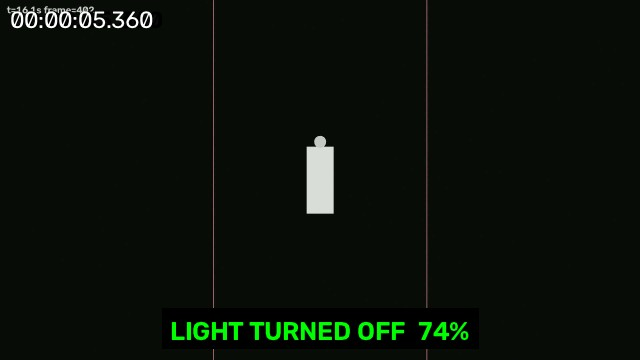
#> input picture backend/test_thumb.jpg, 640 x 360 px; its folder holds only this picture in this run
$ python -i low_light.py   (imports and definitions only)   (older library calls are emulated)
#> lines starting #> are read from the running program, lines starting #| are printed output that depends on the picture
#> in preprocess_frame_from_path, frame is the input picture: shape (360, 640, 3); mean B, G, R 9.2, 17.1, 10.3
### backend/app/utils/quality_analyzer.py
"""
Video Frame Quality Analyzer — TCE Accuracy Overhaul v1.0.1.

Classifies each video frame into one of four quality classes:
  NORMAL           — adequate illumination, proceed with standard detection
  LOW_LIGHT        — dim but usable; apply CLAHE preprocessing
  VERY_LOW_LIGHT   — very dark; apply CLAHE + gamma correction
  UNUSABLE         — too dark or too blurry for reliable detection; skip or flag

Computed per-frame metrics:
  mean_luminance    — mean pixel brightness (0–255)
  luminance_std     — std dev of pixel luminance (contrast proxy)
  blur_score        — Laplacian variance (high = sharp, low = blurry)
  dark_pixel_ratio  — fraction of pixels with luminance < 30
  histogram_spread  — p95 − p5 of luminance histogram (dynamic range)

Design principles:
  - Thresholds are configurable (not magic numbers buried in conditionals).
  - Enhanced frames record their preprocessing_mode so detection results are
    attributable to the right preprocessing step.
  - UNUSABLE frames are flagged for skip_detection rather than forcing YOLO
    to run on garbage input (which generates high-confidence false positives).
  - Does NOT chain all enhancements blindly — each step is conditional.

Why this matters (Scenarios B, C from the overhaul spec):
  YOLO's default confidence calibration assumes well-lit, high-contrast frames.
  On dark frames, YOLO may miss people entirely OR produce spurious detections
  from noise patterns. Classifying frames first lets us apply targeted
  preprocessing only where needed, and report honest confidence degradation.

Branch: experiment/v1.0.1-accuracy-overhaul
"""

from __future__ import annotations

import logging
from dataclasses import dataclass, field
from enum import Enum
from typing import Optional

import numpy as np

logger = logging.getLogger(__name__)


# ---------------------------------------------------------------------------
# Quality Classification
# ---------------------------------------------------------------------------

class QualityClass(str, Enum):
    """Frame quality classification."""
    NORMAL          = "normal"
    LOW_LIGHT       = "low_light"
    VERY_LOW_LIGHT  = "very_low_light"
    UNUSABLE        = "unusable"


@dataclass
class QualityThresholds:
    """
    Configurable thresholds for quality classification.

    All values are defaults tuned empirically for indoor CCTV footage.
    Override by passing a custom instance to analyze_frame() / analyze_video_quality().
    """
    # UNUSABLE: either too blurry OR too dark to trust any detection
    unusable_blur_score: float      = 15.0   # Laplacian variance below this = blurry
    unusable_luminance: float       = 5.0    # Mean luminance below this = nearly black

    # VERY_LOW_LIGHT: very dark — applies CLAHE + gamma
    very_low_light_luminance: float = 30.0   # Mean luminance
    very_low_light_dark_ratio: float = 0.60  # Fraction of pixels below 30 luma

    # LOW_LIGHT: dim but usable — applies CLAHE only
    low_light_luminance: float      = 60.0
    low_light_dark_ratio: float     = 0.30


DEFAULT_THRESHOLDS = QualityThresholds()


@dataclass
class FrameQuality:
    """
    Quality analysis result for a single video frame.

    Fields:
        frame_number:     Frame index in the original video.
        timestamp_ms:     Timestamp in milliseconds.
        mean_luminance:   Mean pixel luminance [0, 255].
        luminance_std:    Standard deviation of luminance (contrast proxy).
        blur_score:       Laplacian variance. Higher = sharper.
        dark_pixel_ratio: Fraction of pixels with luminance < 30.
        histogram_spread: p95 − p5 of luminance values (dynamic range).
        quality_class:    Classification (NORMAL/LOW_LIGHT/VERY_LOW_LIGHT/UNUSABLE).
        recommended_preprocessing: Preprocessing mode string for low_light.py.
    """
    frame_number: int
    timestamp_ms: float
    mean_luminance: float
    luminance_std: float
    blur_score: float
    dark_pixel_ratio: float
    histogram_spread: float
    quality_class: QualityClass
    recommended_preprocessing: str   # 'off' | 'clahe' | 'clahe_gamma'

    # [4 lines left out: function skip_detection_recommended, not called in this run]


@dataclass
class VideoQualityReport:
    """
    Aggregate quality report for an entire video (or video segment).

    Generated by analyze_video_quality() after processing all frames.
    Stored in context.metadata["video_quality_report"] by S04.
    """
    total_frames: int
    dominant_quality_class: QualityClass
    mean_luminance: float
    mean_blur_score: float
    low_light_ratio: float        # Fraction of frames classified LOW_LIGHT
    very_low_light_ratio: float   # Fraction of frames classified VERY_LOW_LIGHT
    unusable_ratio: float         # Fraction of frames classified UNUSABLE
    recommended_preprocessing: str  # Suggested global preprocessing mode
    per_frame: list[FrameQuality] = field(default_factory=list)

    # [12 lines left out: function summary_dict, not called in this run]


# ---------------------------------------------------------------------------
# Per-frame analysis
# ---------------------------------------------------------------------------

def analyze_frame(
    frame_bgr: np.ndarray,
    frame_number: int = 0,
    timestamp_ms: float = 0.0,
    thresholds: QualityThresholds = DEFAULT_THRESHOLDS,
) -> FrameQuality:
    """
    Analyze a single BGR frame (numpy array) and return its FrameQuality.

    Args:
        frame_bgr:     OpenCV BGR frame as uint8 numpy array (H, W, 3).
        frame_number:  Frame index for logging.
        timestamp_ms:  Timestamp for this frame.
        thresholds:    Classification thresholds (use DEFAULT_THRESHOLDS or override).

    Returns:
        FrameQuality with all metrics computed and quality_class assigned.
    """
#> called with frame_number = 0, timestamp_ms = 0
    if frame_bgr is None or frame_bgr.size == 0:
        return FrameQuality(
            frame_number=frame_number,
            timestamp_ms=timestamp_ms,
            mean_luminance=0.0,
            luminance_std=0.0,
            blur_score=0.0,
            dark_pixel_ratio=1.0,
            histogram_spread=0.0,
            quality_class=QualityClass.UNUSABLE,
            recommended_preprocessing="off",
        )

    # Convert to grayscale (ITU-R 601 weights via OpenCV default)
    try:
        import cv2
        gray = cv2.cvtColor(frame_bgr, cv2.COLOR_BGR2GRAY).astype(np.float32)
    except Exception:
        # Fallback: manual luma conversion
        b = frame_bgr[:, :, 0].astype(np.float32)
        g = frame_bgr[:, :, 1].astype(np.float32)
        r = frame_bgr[:, :, 2].astype(np.float32)
        gray = 0.114 * b + 0.587 * g + 0.299 * r

    # 1. Mean luminance and std (contrast proxy)
    mean_lum = float(gray.mean())
#> mean_lum = 14.32
    lum_std  = float(gray.std())
#> lum_std = 27.84

    # 2. Blur score — Laplacian variance
    #    High = lots of edges = sharp; Low = smooth = blurry or featureless
    try:
        import cv2
        lap = cv2.Laplacian(gray.astype(np.uint8), cv2.CV_64F)
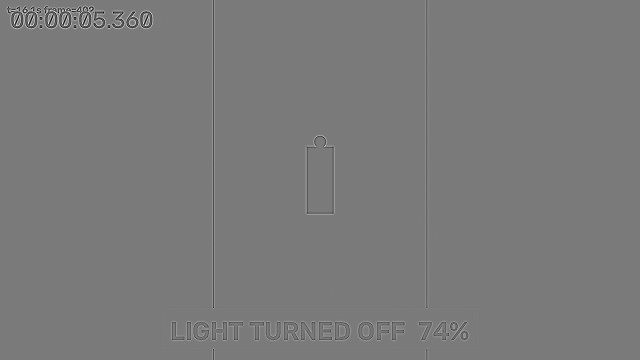
#> lap: shape (360, 640) float64; min -537, max 578, mean 0; drawn with min black and max white
        blur_score = float(lap.var())
#> blur_score = 714.9
    except Exception:
        # Manual 3×3 Laplacian kernel
        kernel = np.array([[0, 1, 0], [1, -4, 1], [0, 1, 0]], dtype=np.float32)
        from scipy.signal import convolve2d
        lap = convolve2d(gray, kernel, mode="same")
        blur_score = float(np.var(lap))

    # 3. Dark pixel ratio — fraction with luminance < 30
    dark_pixel_ratio = float((gray < 30).sum()) / float(gray.size)
#> dark_pixel_ratio = 0.967

    # 4. Histogram spread — p95 minus p5 (dynamic range indicator)
    p5  = float(np.percentile(gray, 5))
#> p5 = 9
    p95 = float(np.percentile(gray, 95))
#> p95 = 11
    histogram_spread = p95 - p5
#> histogram_spread = 2

    # 5. Classify
    quality_class, preprocessing = _classify(
        mean_lum, blur_score, dark_pixel_ratio, thresholds
    )
#> quality_class = <QualityClass.VERY_LOW_LIGHT: 'very_low_light'>; preprocessing = 'clahe_gamma'

    return FrameQuality(
        frame_number=frame_number,
        timestamp_ms=timestamp_ms,
        mean_luminance=round(mean_lum, 2),
        luminance_std=round(lum_std, 2),
        blur_score=round(blur_score, 2),
        dark_pixel_ratio=round(dark_pixel_ratio, 4),
        histogram_spread=round(histogram_spread, 2),
        quality_class=quality_class,
        recommended_preprocessing=preprocessing,
    )


# [21 lines left out: function analyze_frame_from_path, not called in this run]


def _classify(
    mean_lum: float,
    blur_score: float,
    dark_pixel_ratio: float,
    t: QualityThresholds,
) -> tuple[QualityClass, str]:
    """
    Return (QualityClass, preprocessing_mode) given computed metrics.

    Priority: UNUSABLE checked first (worst case), then VERY_LOW_LIGHT, then LOW_LIGHT.
    """
    # UNUSABLE: below minimum usable quality
    if blur_score < t.unusable_blur_score or mean_lum < t.unusable_luminance:
        return QualityClass.UNUSABLE, "off"

    # VERY_LOW_LIGHT: very dark scene
    if mean_lum < t.very_low_light_luminance and dark_pixel_ratio >= t.very_low_light_dark_ratio:
        return QualityClass.VERY_LOW_LIGHT, "clahe_gamma"

    # LOW_LIGHT: dim but usable
    if mean_lum < t.low_light_luminance and dark_pixel_ratio >= t.low_light_dark_ratio:
        return QualityClass.LOW_LIGHT, "clahe"

    return QualityClass.NORMAL, "off"


# ---------------------------------------------------------------------------
# Video-level analysis
# ---------------------------------------------------------------------------

# [104 lines left out: function analyze_video_quality, not called in this run]

### backend/app/utils/low_light.py
"""
Low-Light Frame Preprocessor — TCE Accuracy Overhaul v1.0.1.

Applies quality-aware preprocessing BEFORE YOLO inference.
Mode is selected based on FrameQuality.quality_class from quality_analyzer.py.

Preprocessing strategy (per quality class):
  NORMAL           → no preprocessing (frame returned unchanged)
  LOW_LIGHT        → CLAHE on L-channel in LAB color space
  VERY_LOW_LIGHT   → CLAHE on L-channel + gamma correction (gamma=1.8)
  UNUSABLE         → no preprocessing + skip_detection=True

Why CLAHE instead of simple brightness boost?
  Simple boost (add constant): amplifies noise uniformly. On dark CCTV with
  sensor noise, this creates a snowstorm of false high-frequency detail.
  CLAHE (Contrast Limited Adaptive Histogram Equalization): equalizes contrast
  locally in small tiles (clipLimit prevents over-amplification), improving
  person silhouette visibility without noise explosion.

Why LAB color space for CLAHE?
  Applying CLAHE directly to BGR channels shifts color balance (a bright red
  becomes a very different color). In LAB, L is the luminance channel. Applying
  CLAHE only to L preserves the original hue and saturation while boosting
  perceptual contrast.

Why gamma correction?
  CLAHE is a local operation — it improves local contrast but may leave
  the global image dark. Gamma correction (gamma > 1.0 brightens the image)
  applies a global tone curve. For VERY_LOW_LIGHT, gamma=1.8 lifts mid-tones
  to the range where YOLO's feature extractors are most sensitive.

What we do NOT do:
  - We do not apply denoising (too slow for real-time, can smear edges)
  - We do not apply deep learning enhancement models (too much overhead)
  - We do not blindly apply enhancement to every frame (wastes GPU cycles
    and can make normal frames worse)

Branch: experiment/v1.0.1-accuracy-overhaul
"""

from __future__ import annotations

import logging
from dataclasses import dataclass

import numpy as np

from app.utils.quality_analyzer import FrameQuality, QualityClass

logger = logging.getLogger(__name__)


@dataclass
class PreprocessedFrame:
    """
    Result of low-light preprocessing for a single frame.

    Fields:
        frame:               Preprocessed BGR numpy array (same shape as input).
        preprocessing_mode:  One of 'off', 'clahe', 'clahe_gamma'.
        skip_detection:      True if frame quality is UNUSABLE and inference should
                             be skipped. Caller should log the skip and continue.
        quality_class:       Original quality classification from the analyzer.
        original_mean_lum:   Mean luminance of the original frame (for logging).
        enhanced_mean_lum:   Mean luminance after preprocessing (0.0 if skip_detection).
    """
    frame: np.ndarray
    preprocessing_mode: str
    skip_detection: bool
    quality_class: QualityClass
    original_mean_lum: float
    enhanced_mean_lum: float


# ---------------------------------------------------------------------------
# Public API
# ---------------------------------------------------------------------------

def preprocess_frame(
    frame_bgr: np.ndarray,
    quality: FrameQuality,
    mode: str = "auto",
    clahe_clip_limit: float = 2.0,
    clahe_tile_size: tuple[int, int] = (8, 8),
    gamma: float = 1.8,
) -> PreprocessedFrame:
    """
    Apply quality-aware preprocessing to a single BGR frame.

    Args:
        frame_bgr:        OpenCV BGR frame as uint8 numpy array (H, W, 3).
        quality:          FrameQuality from quality_analyzer.analyze_frame().
        mode:             Preprocessing mode:
                            'auto'        — choose based on quality.quality_class
                            'clahe'       — always apply CLAHE (ignores quality class)
                            'clahe_gamma' — always apply CLAHE + gamma
                            'off'         — return raw frame unchanged
        clahe_clip_limit: CLAHE clip limit (prevents noise amplification).
                          Default 2.0; increase for very dark scenes.
        clahe_tile_size:  CLAHE tile grid size. Smaller = more local contrast.
        gamma:            Gamma value for gamma correction (only in clahe_gamma mode).
                          gamma > 1.0 = brighten (used for dark footage).

    Returns:
        PreprocessedFrame with the (possibly enhanced) frame and metadata.
    """
    if frame_bgr is None or frame_bgr.size == 0:
        empty = np.zeros((1, 1, 3), dtype=np.uint8)
        return PreprocessedFrame(
            frame=empty,
            preprocessing_mode="off",
            skip_detection=True,
            quality_class=quality.quality_class,
            original_mean_lum=quality.mean_luminance,
            enhanced_mean_lum=0.0,
        )

    orig_mean = quality.mean_luminance

    # Resolve mode
    if mode == "auto":
        resolved_mode = quality.recommended_preprocessing
    else:
        resolved_mode = mode

    # UNUSABLE frames: skip detection regardless of mode
    if quality.quality_class == QualityClass.UNUSABLE:
        return PreprocessedFrame(
            frame=frame_bgr,
            preprocessing_mode="off",
            skip_detection=True,
            quality_class=quality.quality_class,
            original_mean_lum=orig_mean,
            enhanced_mean_lum=orig_mean,
        )

    if resolved_mode == "off":
        return PreprocessedFrame(
            frame=frame_bgr,
            preprocessing_mode="off",
            skip_detection=False,
            quality_class=quality.quality_class,
            original_mean_lum=orig_mean,
            enhanced_mean_lum=orig_mean,
        )

    # Apply CLAHE
    enhanced = _apply_clahe(frame_bgr, clahe_clip_limit, clahe_tile_size)

    # Optionally apply gamma on top
    if resolved_mode == "clahe_gamma":
        enhanced = _apply_gamma(enhanced, gamma)

    # Compute enhanced mean luminance for logging
    try:
        import cv2
        gray = cv2.cvtColor(enhanced, cv2.COLOR_BGR2GRAY)
        enh_mean = float(gray.mean())
    except Exception:
        enh_mean = orig_mean

    logger.debug(
        "[LowLight] mode=%s quality=%s lum: %.1f → %.1f",
        resolved_mode, quality.quality_class.value, orig_mean, enh_mean,
    )

    return PreprocessedFrame(
        frame=enhanced,
        preprocessing_mode=resolved_mode,
        skip_detection=False,
        quality_class=quality.quality_class,
        original_mean_lum=orig_mean,
        enhanced_mean_lum=round(enh_mean, 2),
    )


# ---------------------------------------------------------------------------
# Internal helpers
# ---------------------------------------------------------------------------

def _apply_clahe(
    frame_bgr: np.ndarray,
    clip_limit: float,
    tile_size: tuple[int, int],
) -> np.ndarray:
    """
    Apply CLAHE to the L channel of the LAB representation of the frame.

    Converting to LAB and applying CLAHE only to L (luminance) prevents
    color shifts that occur when CLAHE is applied directly to BGR channels.

    Returns a BGR uint8 array of the same shape as input.
    """
#> called with clip_limit = 2, tile_size = (8, 8)
    try:
        import cv2
        lab = cv2.cvtColor(frame_bgr, cv2.COLOR_BGR2LAB)
#> lab: shape (360, 640, 3); mean of channels 0, 1, 2 13.2, 125.2, 130.8
        l_channel, a_channel, b_channel = cv2.split(lab)
        clahe = cv2.createCLAHE(clipLimit=clip_limit, tileGridSize=tile_size)
        l_enhanced = clahe.apply(l_channel)
        lab_enhanced = cv2.merge([l_enhanced, a_channel, b_channel])
#> lab_enhanced: shape (360, 640, 3); mean of channels 0, 1, 2 17.7, 125.2, 130.8
        return cv2.cvtColor(lab_enhanced, cv2.COLOR_LAB2BGR)
    except Exception as exc:
        logger.warning("[LowLight] CLAHE failed, returning raw frame: %s", exc)
        return frame_bgr


def _apply_gamma(frame_bgr: np.ndarray, gamma: float) -> np.ndarray:
    """
    Apply gamma correction to a BGR uint8 frame.

    Formula: output = (input / 255.0) ** (1 / gamma) * 255
    gamma > 1.0 → brightens (lifts midtones)
    gamma < 1.0 → darkens

    Uses a precomputed lookup table (LUT) for efficiency (avoids per-pixel pow).
    """
#> called with gamma = 1.8
    if gamma <= 0:
        return frame_bgr

    inv_gamma = 1.0 / gamma
    lut = np.array(
        [(i / 255.0) ** inv_gamma * 255 for i in range(256)],
        dtype=np.uint8,
    )

    try:
        import cv2
        return cv2.LUT(frame_bgr, lut)
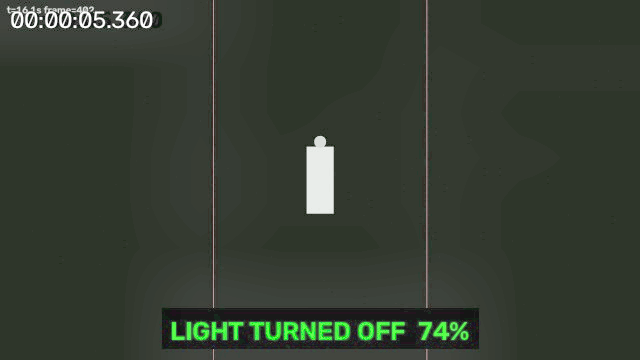
#> returned value: shape (360, 640, 3); mean of channels 0, 1, 2 49.1, 60.8, 52.6; drawn as B, G, R
    except Exception:
        # Fallback: index-based LUT
        return lut[frame_bgr]


def preprocess_frame_from_path(
    frame_path: str,
    frame_number: int = 0,
    timestamp_ms: float = 0.0,
    mode: str = "auto",
    **kwargs,
) -> PreprocessedFrame | None:
    """
    Convenience: load a frame from disk, run quality analysis, apply preprocessing.

    Returns None if the file cannot be read.
    """
    try:
        import cv2
        from app.utils.quality_analyzer import analyze_frame

        frame = cv2.imread(frame_path)
        if frame is None:
            return None

        quality = analyze_frame(frame, frame_number, timestamp_ms)
        return preprocess_frame(frame, quality, mode, **kwargs)
#> in preprocess_frame, `enh_mean = float(gray.mean())`: enh_mean = 56.85

    except Exception as exc:
        logger.warning("[LowLight] Failed for %s: %s", frame_path, exc)
        return None

>>> result = preprocess_frame_from_path('../../test_thumb.jpg')
